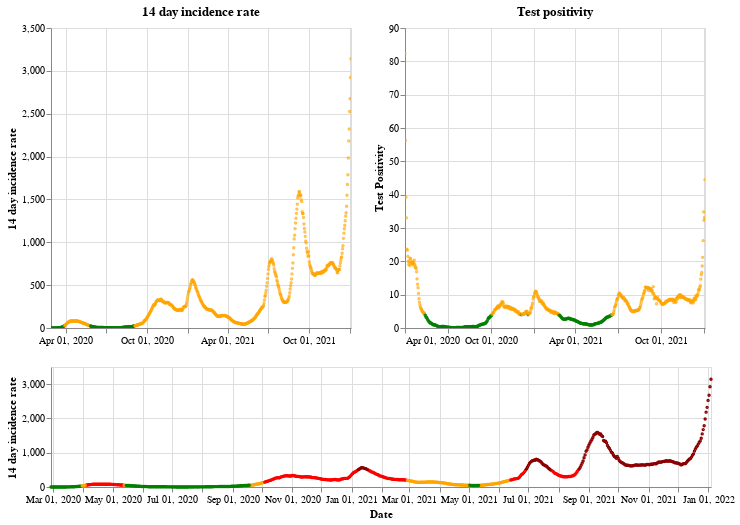

Source (notebook cell):
### Markdown cell above
## Scotland

### Code cell
plot_traffic_light('Scotland')

### Figure 1 — Vega-Lite specification as saved in the notebook (floating-point values rounded to 4 significant figures; data arrays with more than 128 entries replaced by an {"elided": "..."} marker saying what was removed)
{"config": {"view": {"continuousWidth": 400, "continuousHeight": 300}}, "vconcat": [{"hconcat": [{"mark": {"type": "point", "size": 2}, "encoding": {"color": {"condition": {"value": "green", "test": "(datum.twoWeeklyCasesRate <= 25)"}, "value": "orange"}, "tooltip": [{"type": "nominal", "field": "areaName"}, {"type": "temporal", "field": "date"}, {"type": "quantitative", "field": "twoWeeklyCasesRate"}, {"type": "quantitative", "field": "testPositivity"}], "x": {"type": "temporal", "axis": {"title": ""}, "field": "date", "scale": {"domain": {"selection": "DateBrush"}}, "timeUnit": "yearmonthdate"}, "y": {"type": "quantitative", "axis": {"title": "14 day incidence rate"}, "field": "twoWeeklyCasesRate"}}, "title": "14 day incidence rate", "width": 300}, {"mark": {"type": "point", "size": 2}, "encoding": {"color": {"condition": {"value": "green", "test": "(datum.testPositivity <= 4)"}, "value": "orange"}, "tooltip": [{"type": "nominal", "field": "areaName"}, {"type": "temporal", "field": "date"}, {"type": "quantitative", "field": "twoWeeklyCasesRate"}, {"type": "quantitative", "field": "testPositivity"}], "x": {"type": "temporal", "axis": {"title": ""}, "field": "date", "scale": {"domain": {"selection": "DateBrush"}}, "timeUnit": "yearmonthdate"}, "y": {"type": "quantitative", "axis": {"title": "Test Positivity"}, "field": "testPositivity"}}, "title": "Test positivity", "width": 300}]}, {"layer": [{"mark": {"type": "point", "size": 2}, "encoding": {"color": {"condition": {"value": "orange", "test": "(((datum.testPositivity < 4) && (datum.twoWeeklyCasesRate >= 50)) && (datum.twoWeeklyCasesRate < 200))"}, "value": "red"}, "opacity": {"condition": {"value": 1, "test": "((datum.twoWeeklyCasesRate >= 50) && (datum.twoWeeklyCasesRate < 500))"}, "value": 0}, "tooltip": [{"type": "nominal", "field": "areaName"}, {"type": "temporal", "field": "date"}, {"type": "quantitative", "field": "twoWeeklyCasesRate"}, {"type": "quantitative", "field": "testPositivity"}], "x": {"type": "temporal", "axis": {"title": "Date"}, "field": "date", "timeUnit": "yearmonthdate"}, "y": {"type": "quantitative", "axis": {"title": "14 day incidence rate"}, "field": "twoWeeklyCasesRate"}}, "selection": {"DateBrush": {"type": "interval", "encodings": ["x"], "fields": ["Time"]}}}, {"mark": {"type": "point", "size": 2}, "encoding": {"color": {"value": "darkred"}, "opacity": {"condition": {"value": 1, "test": "(datum.twoWeeklyCasesRate >= 500)"}, "value": 0}, "tooltip": [{"type": "nominal", "field": "areaName"}, {"type": "temporal", "field": "date"}, {"type": "quantitative", "field": "twoWeeklyCasesRate"}, {"type": "quantitative", "field": "testPositivity"}], "x": {"type": "temporal", "axis": {"title": "Date"}, "field": "date", "timeUnit": "yearmonthdate"}, "y": {"type": "quantitative", "axis": {"title": "14 day incidence rate"}, "field": "twoWeeklyCasesRate"}}}, {"mark": {"type": "point", "size": 2}, "encoding": {"color": {"condition": {"value": "green", "test": "((datum.testPositivity < 4) && (datum.twoWeeklyCasesRate < 50))"}, "value": "orange"}, "opacity": {"condition": {"value": 1, "test": "(datum.twoWeeklyCasesRate < 50)"}, "value": 0}, "tooltip": [{"type": "nominal", "field": "areaName"}, {"type": "temporal", "field": "date"}, {"type": "quantitative", "field": "twoWeeklyCasesRate"}, {"type": "quantitative", "field": "testPositivity"}], "x": {"type": "temporal", "axis": {"title": "Date"}, "field": "date", "timeUnit": "yearmonthdate"}, "y": {"type": "quantitative", "axis": {"title": "14 day incidence rate"}, "field": "twoWeeklyCasesRate"}}}], "height": 120, "width": 660}], "data": {"name": "data-df423b77d40f8d1b7810e2026bc687f5"}, "$schema": "https://vega.github.io/schema/vega-lite/v4.8.1.json", "datasets": {"data-df423b77d40f8d1b7810e2026bc687f5": {"elided": "677 records"}}}
